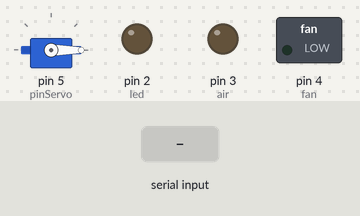
Bench run of a sketch on a simulated Arduino Uno, built with avr-gcc and run on an emulated ATmega328P. On the bench: servo, switched loads named in the sketch (green lamp = pin HIGH), output pins drawn as LEDs (lit = HIGH). The inputs (shaded band) are chosen by the test bench.

Above: at 2.8 s.
2.9 s: "led:1\n" received over Serial
At 4.6 s:
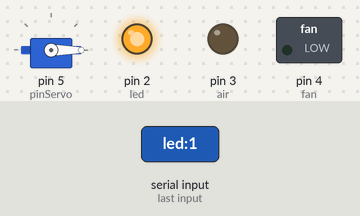
5.4 s: "air:1\n" received over Serial
At 7.6 s:
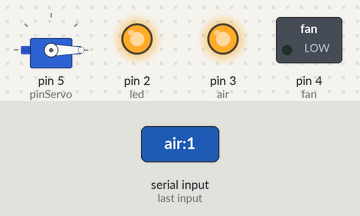
7.9 s: "fan:1\n" received over Serial
At 9.6 s:
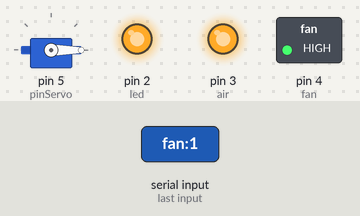
10.4 s: "door:1\n" received over Serial
At 13.3 s:
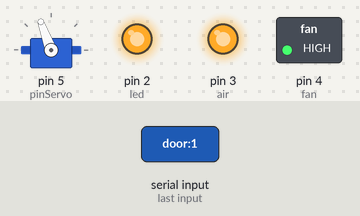
13.4 s: "led" received over Serial
At 14.9 s:
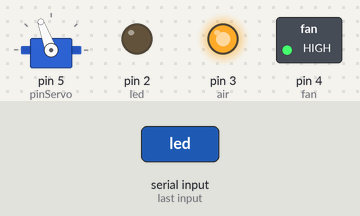
15.9 s: "air" received over Serial
At 18.0 s:
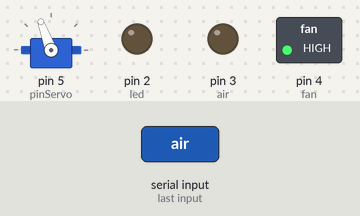
Timing chart, 0 to 19.4 s (numbered marks = the images above; inputs shaded):
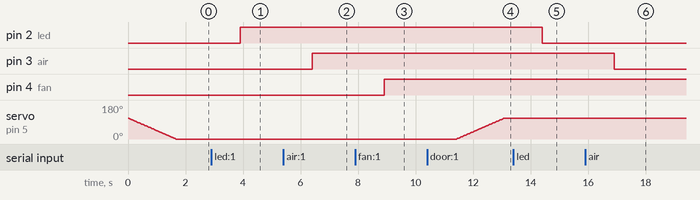

The sketch:

arduino3.ino
```cpp
#include <Servo.h>
#include <Wire.h>

int led = 2;
int air = 3;
int fan = 4;
int isOpen = 0;
String state = "";

// ------------------ Repair for Servo -------------------
Servo myServo;
int pinServo = 5;
int pos = 150;
int count = 0;
int x = 0; // For backdoor

// ----------- Read device and MODE from PI --------------
String getDevice(String data){
  int pos = data.indexOf(":");
  return data.substring(0,pos);
}
int mode(String data){
  int pos = data.indexOf(":");
  return data.substring(pos+1).toInt();
}


// -------------- Turn on/off device ------------------------
void command(String device,int mode){
  if(device == "led"){
      if(mode != digitalRead(led)){
        digitalWrite(led,mode);

      }
  }
  else if (device == "air"){
    if(mode != digitalRead(air)){
        digitalWrite(air,mode);
    }
  }
  else if (device == "fan"){
    if(mode != digitalRead(fan)){
        digitalWrite(fan,mode);

      }
  }
  else if (device == "door"){
    if(mode == 1 && isOpen == 0){
      OpenDoor();
      isOpen = 1;
    }
    else if (mode == 0 && isOpen == 1){
      CloseDoor();
      isOpen = 0;
    }
  }
}


// ---------------------- Set Up --------------------
void setup() {
  // put your setup code here, to run once:
  myServo.attach(pinServo);

  Wire.begin(69);
  Wire.onReceive(receiveEvent);
  Wire.onRequest(requestEvent);

  Serial.begin(9600);
  pinMode(led,OUTPUT);
  pinMode(air,OUTPUT);
  pinMode(fan,OUTPUT);
  digitalWrite(led,0);
  digitalWrite(air,0);
  digitalWrite(fan,0);
  state = GetDeviceState();
  CloseDoor();
}

// ----------------------- Loop ---------------------
void loop() {
  // put your main code here, to run repeatedly:
  //state = GetDeviceState();

  String data = "";
  while(Serial.available() > 0){
       data+= Serial.readString();
   }
   Split(data);
   state = GetDeviceState();
}

// ------- split device,mode and execute command -------
void Split(String data){
  if(data == "state"){
    GetDeviceState();
  }
  else if(data.length() > 0)
  {
    String device = getDevice(data);
    int m = mode(data);
    command(device,m);
  }
}

// ------------------- Get Device State --------------------------
String GetDeviceState(){
    String light = String(digitalRead(led));
    String airCon = String(digitalRead(air));
    String Fan = String(digitalRead(fan));
    String ret =light+":"+airCon+":"+Fan+":"+String(isOpen);
    return ret;
}

// ------------------ Door process --------------------
void CloseDoor(){
  int pos = 110;
    for(int i = pos; i >= 0 ; i--){
      myServo.write(i);
      delay(15);
    }
}
void OpenDoor(){
  int pos = 110;
  for(int i = 0; i <= pos ; i++){
      myServo.write(i);
      delay(15);
   }
}
// ------------- Repair for Salve Mode -------------
void receiveEvent(int howMany) {
  String data = "";
  while (0 <Wire.available()) {
    char c = Wire.read();
    data += c;
  }
  Serial.println(data);
  Split(data);
}

// function that executes whenever data is requested from master
void requestEvent() {
  char d[100] = "";
  int len = state.length()+1;
  state.toCharArray(d,len);
  Wire.write(d,len);
}

// ------------------ Fan mode ---------------------------

void FanMode(int mode)
{
    if(mode >= 0 && mode <= 4)
    {
      analogWrite(fan, map(mode,0,4,0,255));
    }
}
```

Measured:
- after the input at 2.9 s, pin 2 (led): LOW → HIGH after 1.0 s
- after the input at 5.4 s, pin 3 (air): LOW → HIGH after 1.0 s
- after the input at 7.9 s, pin 4 (fan): LOW → HIGH after 1.0 s
- after the input at 10.4 s, servo on pin 5 (pinServo): moves from 0° to 110° over 1.6 s, starting after 1.0 s
- after the input at 13.4 s, pin 2 (led): HIGH → LOW after 1.0 s
- after the input at 15.9 s, pin 3 (air): HIGH → LOW after 1.0 s
